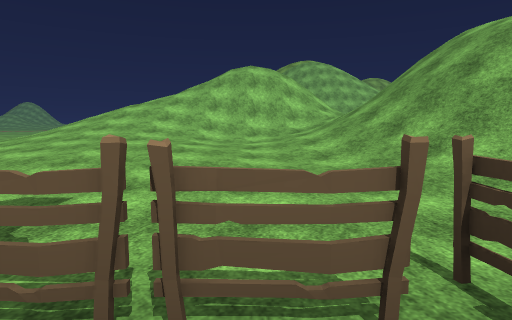
view 1 (above)

24 first-person views from a walk through a 3-D level made in the Unity game engine. The camera is 1.3 m above the floor, tilts 6° down and sees 75° across. The floor is counted in squares, 2 m on a side. Each view is taken from the middle of a square. On the plan, view 1 faces up. The plan holds only what a view shows up to about 10 squares ahead; the rest is blank. The place goes on beyond the plan. Some animated figures are not drawn. Some surface patterns are stand-ins.

view 2
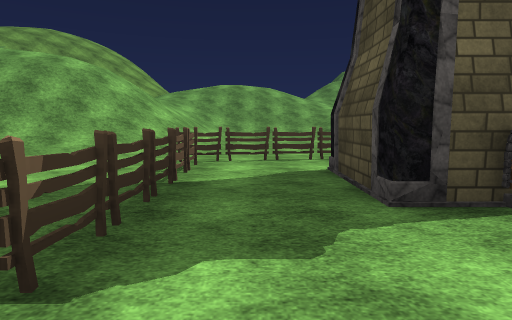

view 3
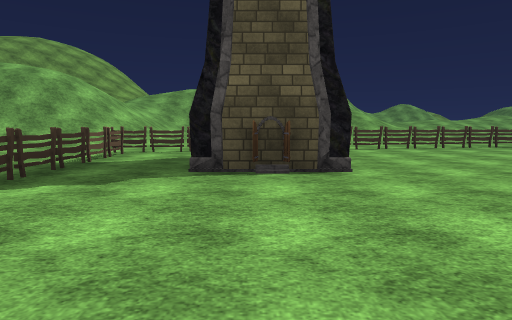

view 4
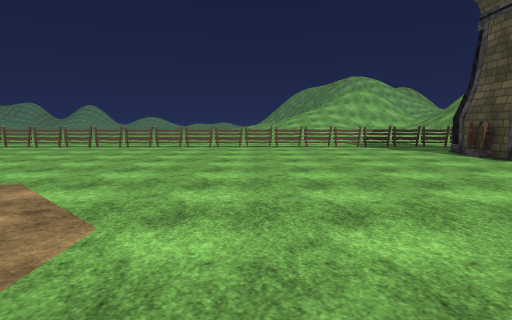

view 5
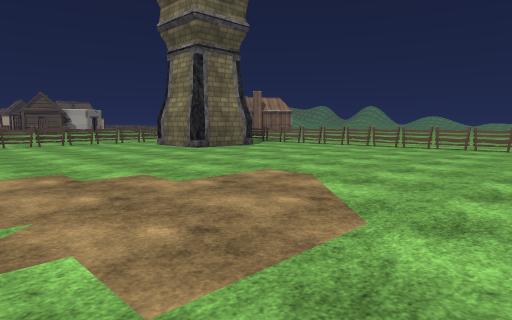

view 6
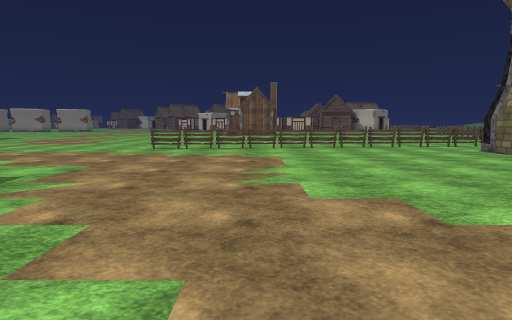

view 7
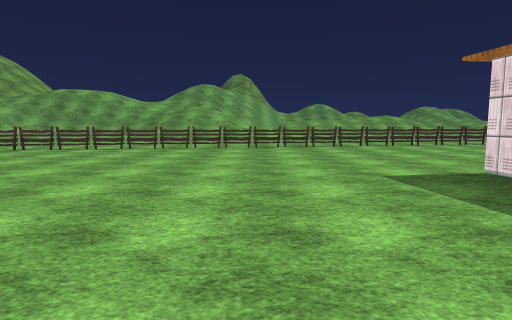

view 8
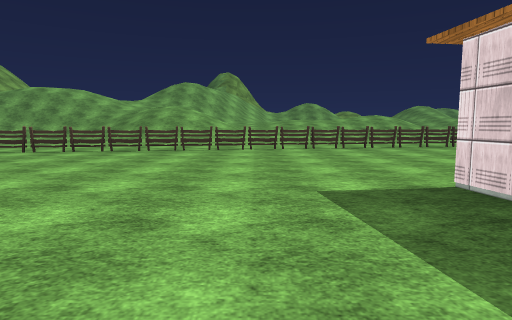

view 9
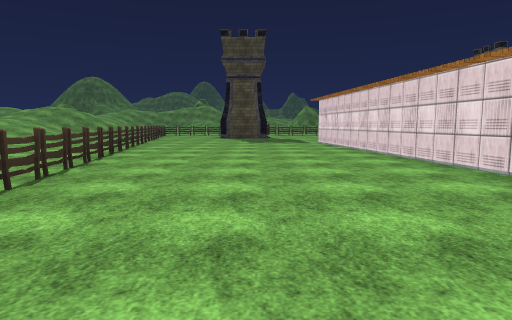

view 10
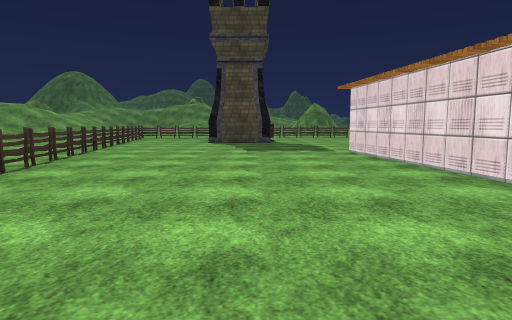

view 11
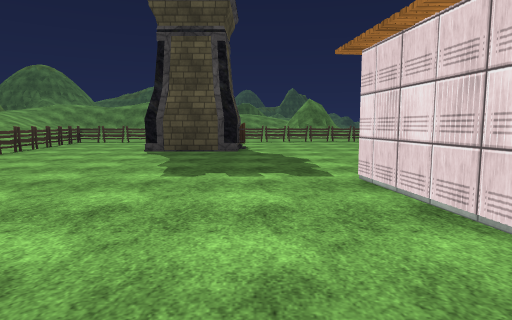

view 12
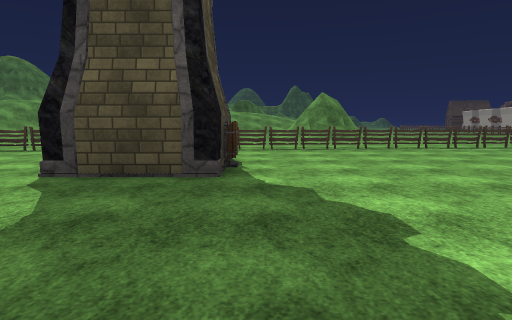

view 13
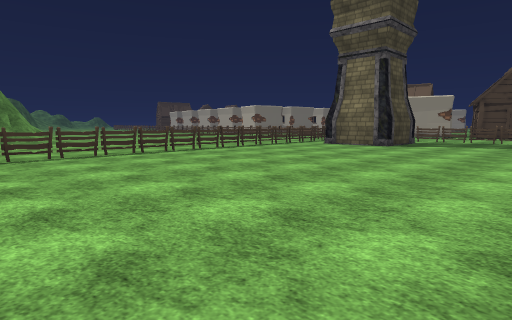

view 14
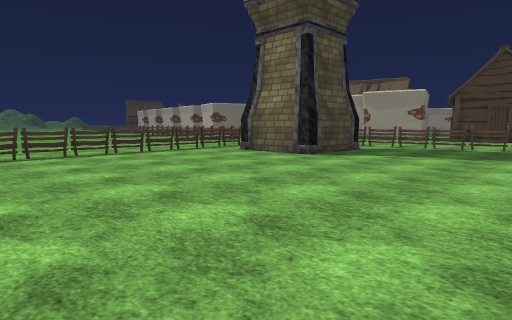

view 15
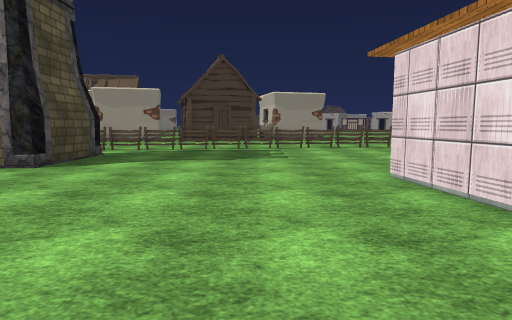

view 16
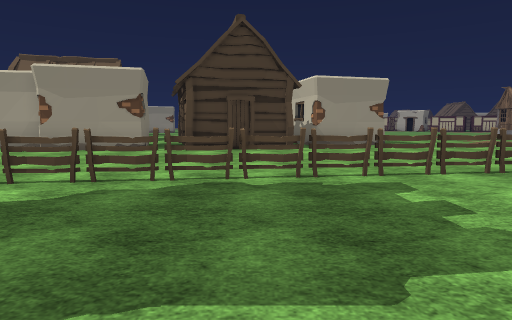

view 17
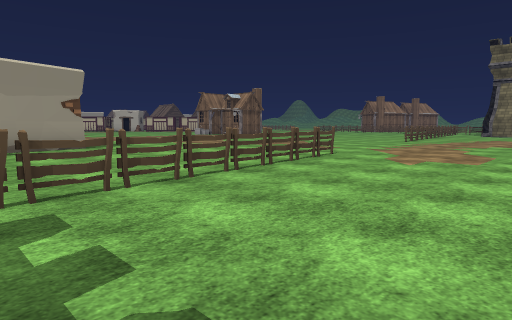

view 18
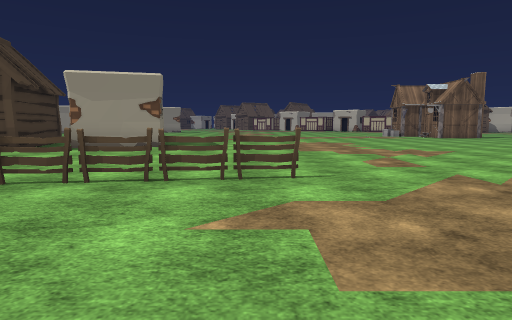

view 19
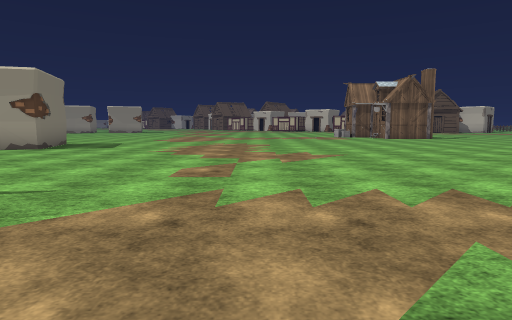

view 20
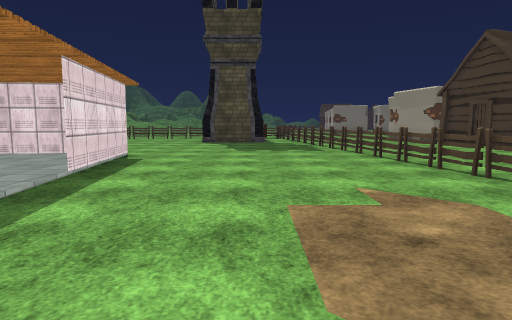

view 21
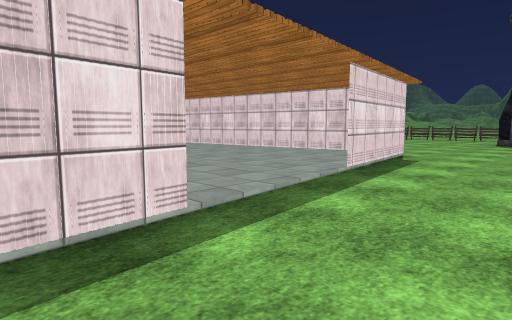

view 22
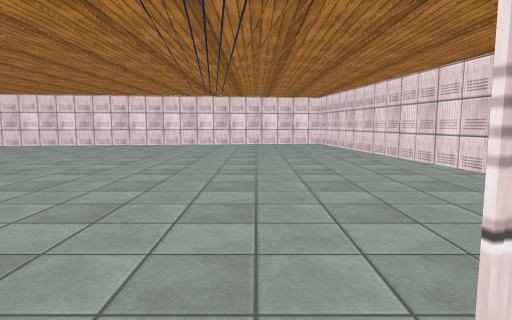

view 23
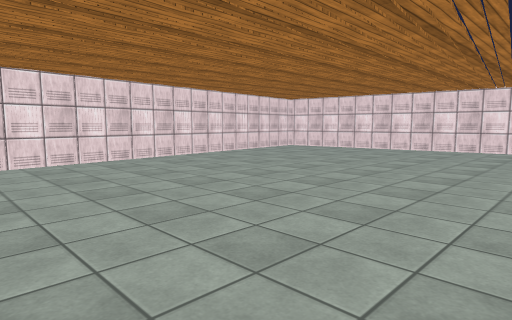

view 24
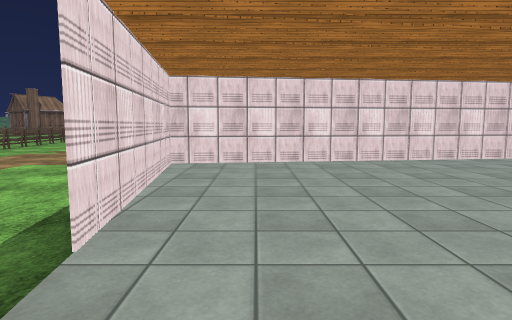

### Floor plan
Key: @ floor where view 1 was taken; # wall or solid block; x gap in a wall; . main floor; : floor 0.25 m higher than the main floor; + floor 0.5 m higher than the main floor; / step, stairs or slope; = window, fence, low wall or low ledge; T thing the floor can be seen under or through; O other object.
Columns run from 24 left of view 1 to 7 right of it. Each row starts with its distance up from view 1.
  9                   ////////////
  8                   //////+/////
  7                    ///+/+/////
  6                    ///+///////
  5                     ////..////
  4                      /:...////
  3                       ....////
  2               ..     ......///
  1           ################.../
  0           ..............@#...
 -1            ...........##.#...
 -2      # OO ............O O ...
 -3      #.#O#............O  .#.
 -4      #....................#..
 -5      #....................#..
 -6      #....................#..
 -7      .....................#..
 -8      .#....................#.
 -9 ..   .#....................#.
-10 ...  .#........   .........#.
-11 ......#.......     ........#.
-12 ......#......     #####....#.
-13 ........... #######...#....#.
-14 ........... #.........#.....#
-15 ............#.........#.....#.
-16 ............#.........#.....#.
-17 ............#.........#.....#..
-18 ......................#.....#..
-19 .......T..............#.....=..
-20 .......T..............##.....#.
-21 .......T.....#.........#.....#.
-22 ##.....T.....#.....#####.....#.
-23  #......T....#######  .......#.
-24  #......T....................#.
-25    #....T....................=
-26  ###....T................OO...#
-27    #....T................O ...#.
-28    #....T................O  ..#.
-29    #....T. O#............   ..
-30   ##..     O#............    .x=
-31   ##..      .......TTTT##     ..
-32   #         #TTTTT.......
-33   #          .........
-34                .. ....
-35                ..  ..

Where each view was taken, in squares from view 1:
view 1: 0 up, 0 right, facing up
view 2: 0 up, 5 left, facing right
view 3: 2 down, 7 left, facing right
view 4: 9 down, 7 left, facing up
view 5: 9 down, 7 left, facing up-left
view 6: 9 down, 9 left, facing left
view 7: 9 down, 7 left, facing right
view 8: 10 down, 6 left, facing right
view 9: 10 down, 1 right, facing down
view 10: 14 down, 1 right, facing down
view 11: 18 down, 0 right, facing down
view 12: 22 down, 0 right, facing down
view 13: 24 down, 2 left, facing down-left
view 14: 24 down, 6 left, facing down-left
view 15: 25 down, 7 left, facing left
view 16: 26 down, 12 left, facing left
view 17: 25 down, 13 left, facing up-left
view 18: 19 down, 13 left, facing left
view 19: 16 down, 14 left, facing left
view 20: 16 down, 14 left, facing down
view 21: 16 down, 14 left, facing down-right
view 22: 20 down, 12 left, facing right
view 23: 19 down, 11 left, facing up-right
view 24: 19 down, 11 left, facing up
